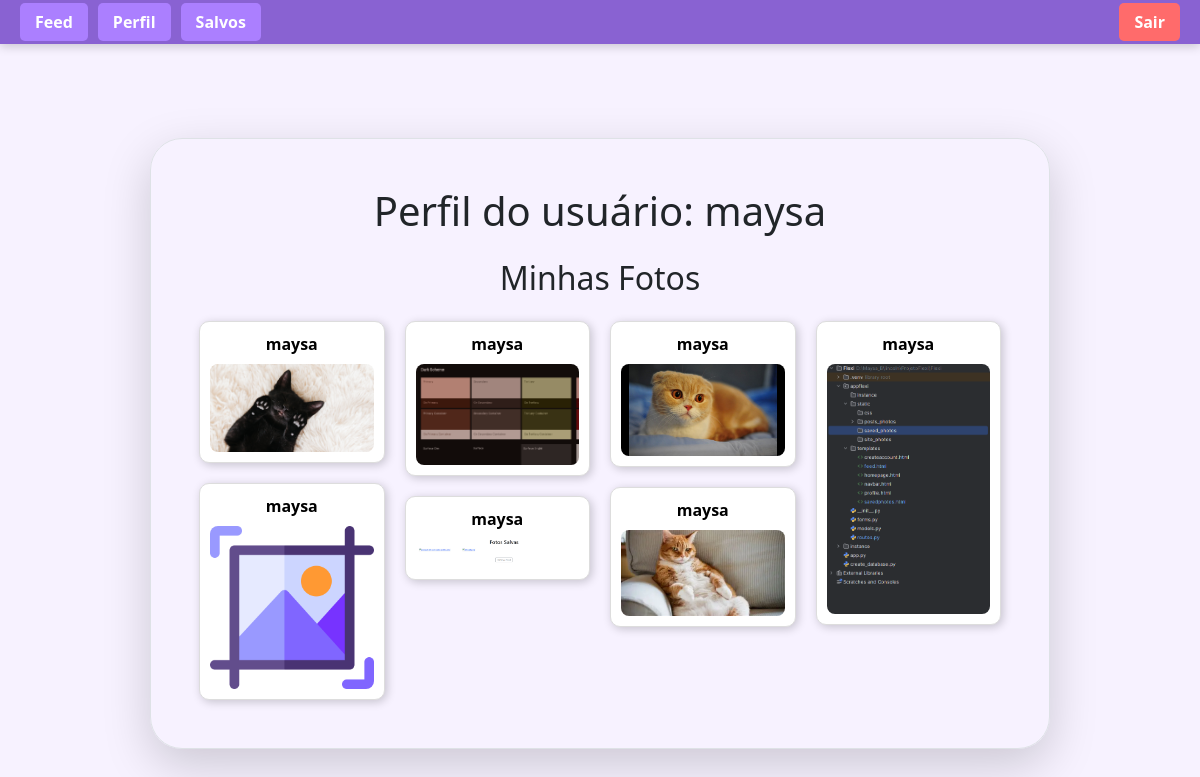
/profile/1 (signed in), run on the app's committed database.
### appflexi/models.py (models this page shows)
class User(database.Model, UserMixin):
    id = database.Column(database.Integer, primary_key=True)
    username = database.Column(database.String(20), unique=True, nullable=False)
    email = database.Column(database.String(100), unique=True, nullable=False)
    password = database.Column(database.String(60), nullable=False)
    photos = database.relationship('Photo', backref='user', lazy=True)

class Photo(database.Model):
    id = database.Column(database.Integer, primary_key=True)
    file_name = database.Column(database.String(255), default="default.png")
    upload_date = database.Column(
        database.DateTime(timezone=True),
        nullable=False,
        default=lambda: datetime.now(timezone.utc)
    )
    user_id = database.Column(
        database.Integer,
        database.ForeignKey('user.id'),
        nullable=False
    )

### appflexi/routes.py (the view)
@app.route('/profile/<user_id>', methods=['GET', 'POST'])
@login_required
def profile(user_id):
    if int(user_id) == int(current_user.id):
        photo_form = PhotoForm()
        if photo_form.validate_on_submit():
            file = photo_form.photo.data
            secure_name = secure_filename(file.filename)
            path = os.path.join(
                os.path.abspath(os.path.dirname(__file__)),
                app.config["UPLOAD_FOLDER"],
                secure_name
            )
            file.save(path)
            photo = Photo(file_name=secure_name, user_id=current_user.id)
            database.session.add(photo)
            database.session.commit()
            return redirect(url_for('profile', user_id=current_user.id))
        return render_template('profile.html', user=current_user, form=photo_form)
    else:
        user = User.query.get(int(user_id))
        return render_template('profile.html', user=user, form=None)

### appflexi/models.py (called while the page is built)
@login_manager.user_loader
def load_user(user_id):
    return User.query.get(int(user_id))

### appflexi/templates/profile.html (shortened to what this page needs)
{% extends "HomePage.html" %}
{% block form %}
{% include "navbar.html" %}
<div class="d-flex justify-content-center" style="margin-top:90px;">
    <div class="border m-5 shadow-lg rounded-5 p-5 w-75">
        <h1 class="text-center mb-4">Perfil do usuário: {{ user.username }}</h1>
        <h2 class="text-center mt-4 mb-4">Minhas Fotos</h2>
        {% if user.photos %}
        <div style=" columns: 4; column-gap: 20px;">
            {% for photo in user.photos %}
            <div style="break-inside: avoid; margin-bottom: 20px; background:white; padding:10px; border-radius:10px; border:1px solid #ddd; box-shadow:2px 2px 10px rgba(0,0,0,0.2); display:block;">
                <p class="text-center fw-bold mb-2" style="color:black;">
                    {{ user.username }}
                </p>
                <img src="{{ url_for('static', filename='posts_photos/' ~ photo.file_name) }}" style="width:100%; border-radius:8px; display:block;" alt="{{ photo.file_name }}">
            </div>
            {% endfor %}
        </div>
        {% else %}
            <p class="text-center alert alert-info">Você ainda não enviou nenhuma foto.</p>
        {% endif %}
    </div>
</div>
{% endblock %}

### data on the page
User: username "maysa"
Photo: file_name (picture)
Photo: file_name (placeholder picture)
Photo: file_name (picture)
Photo: file_name (picture)
Photo: file_name (placeholder picture)
Photo: file_name (picture)
Photo: file_name (picture)
